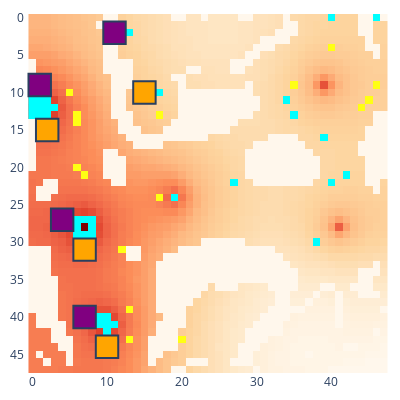

Here is the notebook cell this chart was saved with:
### Markdown cell above
## Early Setup Phase

### Code cell
# Run the early_setup phase
agents = {player: Agent(player, env.state.env_cfg) for player in env.possible_agents}
agent = agents["player_0"]
obs = env.reset(seed=42)  # resets an environment with a seed
step = 0

while env.state.real_env_steps < 0:
    actions = {}
    for player in env.agents:
        o = obs[player]
        acts = agents[player].early_setup(step, o)
        actions[player] = acts
    step += 1
    obs, rewards, dones, infos = env.step(actions)
# plt.imshow(env.render("rgb_array", width=640, height=640))
show_env(env)

### Figure 1 — Plotly figure (JSON) as saved in the notebook; plotly's stock layout.template omitted (floating-point values rounded to 4 significant figures; data arrays with more than 128 entries replaced by an {"elided": "..."} marker saying what was removed)
{"data": [{"colorscale": [[0, "rgb(255,247,236)"], [0.125, "rgb(254,232,200)"], [0.25, "rgb(253,212,158)"], [0.375, "rgb(253,187,132)"], [0.5, "rgb(252,141,89)"], [0.625, "rgb(239,101,72)"], [0.75, "rgb(215,48,31)"], [0.875, "rgb(179,0,0)"], [1, "rgb(127,0,0)"]], "name": "Rubble", "showscale": false, "type": "heatmap", "uid": "0_Rubble", "z": {"elided": "48x48 int values"}}, {"colorscale": [[0, "#00ffff"], [1, "#00ffff"]], "hoverinfo": "skip", "name": "Ice", "showscale": false, "type": "heatmap", "uid": "0_Ice", "z": {"elided": "48x48 int values"}}, {"colorscale": [[0, "#ffff14"], [1, "#ffff14"]], "hoverinfo": "skip", "name": "Ore", "showscale": false, "type": "heatmap", "uid": "0_Ore", "z": {"elided": "48x48 int values"}}, {"colorscale": [[0, "#15b01a"], [1, "#15b01a"]], "hoverinfo": "skip", "name": "Lichen", "showscale": false, "type": "heatmap", "uid": "0_Lichen", "z": {"elided": "48x48 null values"}}, {"customdata": [["factory_0", "player_0", 1000, 0, 0, 150, 150]], "hovertemplate": "%{customdata[0]} %{customdata[1]}<br>Power: %{customdata[2]}<br>Ice: %{customdata[3]}<br>Ore: %{customdata[4]}<br>Water: %{customdata[5]}<br>Metal: %{customdata[6]}<br><extra></extra>", "name": "factory_0", "showscale": false, "type": "heatmap", "uid": "0_factory_0", "x": [1], "y": [9], "z": [0]}, {"customdata": [["factory_2", "player_0", 1000, 0, 0, 150, 150]], "hovertemplate": "%{customdata[0]} %{customdata[1]}<br>Power: %{customdata[2]}<br>Ice: %{customdata[3]}<br>Ore: %{customdata[4]}<br>Water: %{customdata[5]}<br>Metal: %{customdata[6]}<br><extra></extra>", "name": "factory_2", "showscale": false, "type": "heatmap", "uid": "0_factory_2", "x": [4], "y": [27], "z": [2]}, {"customdata": [["factory_4", "player_0", 1000, 0, 0, 150, 150]], "hovertemplate": "%{customdata[0]} %{customdata[1]}<br>Power: %{customdata[2]}<br>Ice: %{customdata[3]}<br>Ore: %{customdata[4]}<br>Water: %{customdata[5]}<br>Metal: %{customdata[6]}<br><extra></extra>", "name": "factory_4", "showscale": false, "type": "heatmap", "uid": "0_factory_4", "x": [7], "y": [40], "z": [4]}, {"customdata": [["factory_6", "player_0", 1000, 0, 0, 150, 150]], "hovertemplate": "%{customdata[0]} %{customdata[1]}<br>Power: %{customdata[2]}<br>Ice: %{customdata[3]}<br>Ore: %{customdata[4]}<br>Water: %{customdata[5]}<br>Metal: %{customdata[6]}<br><extra></extra>", "name": "factory_6", "showscale": false, "type": "heatmap", "uid": "0_factory_6", "x": [11], "y": [2], "z": [6]}, {"customdata": [["factory_1", "player_1", 1000, 0, 0, 150, 150]], "hovertemplate": "%{customdata[0]} %{customdata[1]}<br>Power: %{customdata[2]}<br>Ice: %{customdata[3]}<br>Ore: %{customdata[4]}<br>Water: %{customdata[5]}<br>Metal: %{customdata[6]}<br><extra></extra>", "name": "factory_1", "showscale": false, "type": "heatmap", "uid": "0_factory_1", "x": [2], "y": [15], "z": [1]}, {"customdata": [["factory_3", "player_1", 1000, 0, 0, 150, 150]], "hovertemplate": "%{customdata[0]} %{customdata[1]}<br>Power: %{customdata[2]}<br>Ice: %{customdata[3]}<br>Ore: %{customdata[4]}<br>Water: %{customdata[5]}<br>Metal: %{customdata[6]}<br><extra></extra>", "name": "factory_3", "showscale": false, "type": "heatmap", "uid": "0_factory_3", "x": [7], "y": [31], "z": [3]}, {"customdata": [["factory_5", "player_1", 1000, 0, 0, 150, 150]], "hovertemplate": "%{customdata[0]} %{customdata[1]}<br>Power: %{customdata[2]}<br>Ice: %{customdata[3]}<br>Ore: %{customdata[4]}<br>Water: %{customdata[5]}<br>Metal: %{customdata[6]}<br><extra></extra>", "name": "factory_5", "showscale": false, "type": "heatmap", "uid": "0_factory_5", "x": [10], "y": [44], "z": [5]}, {"customdata": [["factory_7", "player_1", 1000, 0, 0, 150, 150]], "hovertemplate": "%{customdata[0]} %{customdata[1]}<br>Power: %{customdata[2]}<br>Ice: %{customdata[3]}<br>Ore: %{customdata[4]}<br>Water: %{customdata[5]}<br>Metal: %{customdata[6]}<br><extra></extra>", "name": "factory_7", "showscale": false, "type": "heatmap", "uid": "0_factory_7", "x": [15], "y": [10], "z": [7]}], "layout": {"coloraxis": {"showscale": false}, "height": 400, "margin": {"b": 10, "l": 10, "r": 10, "t": 10}, "plot_bgcolor": "rgba(0, 0, 0, 0)", "shapes": [{"fillcolor": "purple", "name": "factory_0", "type": "rect", "x0": -0.5, "x1": 2.5, "y0": 7.5, "y1": 10.5}, {"fillcolor": "purple", "name": "factory_2", "type": "rect", "x0": 2.5, "x1": 5.5, "y0": 25.5, "y1": 28.5}, {"fillcolor": "purple", "name": "factory_4", "type": "rect", "x0": 5.5, "x1": 8.5, "y0": 38.5, "y1": 41.5}, {"fillcolor": "purple", "name": "factory_6", "type": "rect", "x0": 9.5, "x1": 12.5, "y0": 0.5, "y1": 3.5}, {"fillcolor": "orange", "name": "factory_1", "type": "rect", "x0": 0.5, "x1": 3.5, "y0": 13.5, "y1": 16.5}, {"fillcolor": "orange", "name": "factory_3", "type": "rect", "x0": 5.5, "x1": 8.5, "y0": 29.5, "y1": 32.5}, {"fillcolor": "orange", "name": "factory_5", "type": "rect", "x0": 8.5, "x1": 11.5, "y0": 42.5, "y1": 45.5}, {"fillcolor": "orange", "name": "factory_7", "type": "rect", "x0": 13.5, "x1": 16.5, "y0": 8.5, "y1": 11.5}], "width": 400, "xaxis": {"autorange": true, "domain": [0, 1], "range": [-0.8328, 47.7], "type": "linear"}, "yaxis": {"autorange": true, "domain": [0, 1], "range": [47.5, -0.5], "scaleanchor": "x", "type": "linear"}}}
